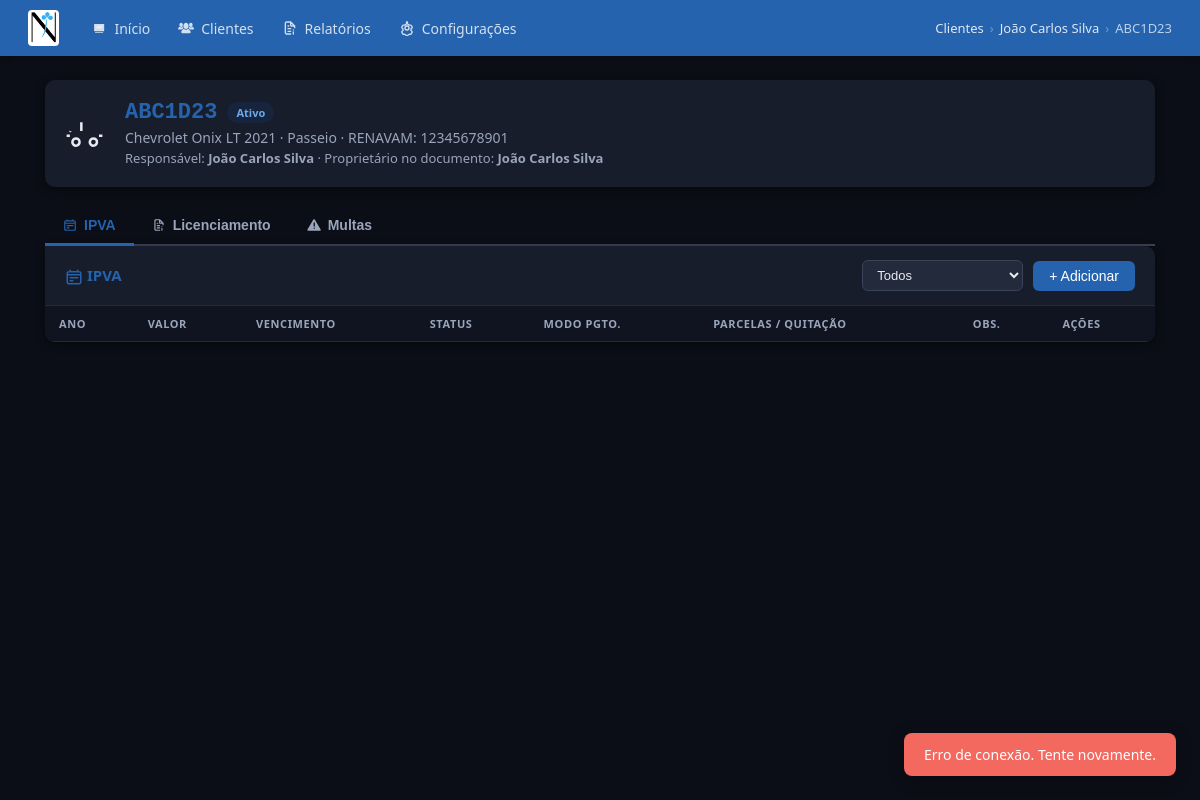
The app's page /veiculos/1/painel with its own data.
### app/models/cliente.py (models this page shows, shortened)
class Cliente(db.Model):
    __tablename__ = "clientes"
    id = db.Column(db.Integer, primary_key=True)
    nome = db.Column(db.String(200), nullable=False)
    cpf = db.Column(db.String(20))
    telefone = db.Column(db.String(30))
    email = db.Column(db.String(100))
    observacao = db.Column(db.Text)
    criado_em = db.Column(db.DateTime, default=datetime.now)
    veiculos = db.relationship("Veiculo", backref="cliente", lazy=True, cascade="all, delete-orphan")
    documentos = db.relationship("Documento", backref="cliente", lazy=True, cascade="all, delete-orphan")

### app/models/veiculo.py (models this page shows)
class Veiculo(db.Model):
    __tablename__ = "veiculos"
    id = db.Column(db.Integer, primary_key=True)
    cliente_id = db.Column(db.Integer, db.ForeignKey("clientes.id"), nullable=False)
    placa = db.Column(db.String(10), nullable=False)
    renavam = db.Column(db.String(20))
    proprietario = db.Column(db.String(200))
    marca_modelo = db.Column(db.String(100))
    situacao = db.Column(db.String(20), default="ativo")
    especie = db.Column(db.String(20), default="passeio")
    observacao = db.Column(db.Text)
    criado_em = db.Column(db.DateTime, default=datetime.now)
    ipva_list = db.relationship("Ipva", backref="veiculo", lazy=True, cascade="all, delete-orphan")
    licenciamentos = db.relationship("Licenciamento", backref="veiculo", lazy=True, cascade="all, delete-orphan")
    multas = db.relationship("Multa", backref="veiculo", lazy=True, cascade="all, delete-orphan")
    def to_dict(self) -> dict:
        return {
            "id": self.id,
            "cliente_id": self.cliente_id,
            "placa": self.placa,
            "renavam": self.renavam or "",
            "proprietario": self.proprietario or "",
            "marca_modelo": self.marca_modelo or "",
            "situacao": self.situacao or "ativo",
            "especie": self.especie or "passeio",
            "observacao": self.observacao or "",
        }

### app/routes/painel.py (the view)
@bp.route("/veiculos/<int:vid>/painel")
def painel(vid):
    v = db.session.get(Veiculo, vid)
    if not v:
        return redirect(url_for("clientes.clientes"))
    cliente = db.session.get(Cliente, v.cliente_id)
    dados = v.to_dict()
    dados["cliente_nome"] = cliente.nome if cliente else ""
    return render_template("painel.html", veiculo=dados)

### app/services/configuracao_service.py (called while the page is built)
    def get(self, chave: str, padrao: Optional[str] = None) -> Optional[str]:
        row = self._session.get(Configuracao, chave)
        if row is not None:
            return row.valor
        return DEFAULTS.get(chave, padrao)

### app/templates/painel.html (shortened to what this page needs)
{% extends "base.html" %}
{% block breadcrumb %}
  <a href="/clientes">Clientes</a><span class="sep">›</span>
  <a href="/clientes/{{ veiculo.cliente_id }}/veiculos">{{ veiculo.cliente_nome }}</a>
  <span class="sep">›</span><span>{{ veiculo.placa }}</span>
{% endblock %}
{% block content %}
<div class="card" style="margin-bottom:20px;">
  <div class="card-body" style="display:flex;align-items:center;gap:20px;flex-wrap:wrap;">
    {{ icon('car','icon icon-xl') }}
    <div style="flex:1;">
      <div style="display:flex;align-items:center;gap:10px;flex-wrap:wrap;">
        <span style="font-size:22px;font-weight:700;font-family:monospace;color:var(--azul);">{{ veiculo.placa }}</span>
        {% if veiculo.situacao == 'ativo' %}<span class="badge badge-ativo">Ativo</span>{% endif %}
      </div>
      <div style="color:var(--sub);font-size:14px;margin-top:3px;">
        {{ veiculo.marca_modelo or '—' }}
        {% if veiculo.especie %} · {{ veiculo.especie.capitalize() }}{% endif %}
        {% if veiculo.renavam %} · RENAVAM: {{ veiculo.renavam }}{% endif %}
      </div>
      <div style="color:var(--sub);font-size:13px;margin-top:2px;">
        Responsável: <strong>{{ veiculo.cliente_nome }}</strong>
        {% if veiculo.proprietario %} · Proprietário no documento: <strong>{{ veiculo.proprietario }}</strong>{% endif %}
      </div>
    </div>
  </div>
</div>
<div class="tabs">
  <button class="tab-btn ativa" data-aba="ipva"          onclick="mudarAba('ipva')">{{ icon('calendar','icon icon-sm') }} IPVA</button>
  <button class="tab-btn"       data-aba="licenciamento" onclick="mudarAba('licenciamento')">{{ icon('file','icon icon-sm') }} Licenciamento</button>
  <button class="tab-btn"       data-aba="multas"        onclick="mudarAba('multas')">{{ icon('warning','icon icon-sm') }} Multas</button>
</div>
<div id="painel-ipva" class="card tab-panel">
  <div class="card-header">
    <h2>{{ icon('calendar') }} IPVA</h2>
    <div style="display:flex;gap:10px;align-items:center;flex-wrap:wrap;">
      <select id="filtro-ipva-status" onchange="carregarIpva()" class="select-filtro">
        <option value="">Todos</option>
      </select>
      <button class="btn btn-primary" onclick="abrirModal('ipva')">+ Adicionar</button>
    </div>
  </div>
  <div class="tabela-wrap">
    <table>
      <thead><tr>
        <th>Ano</th><th>Valor</th><th>Vencimento</th><th>Status</th>
        <th>Modo pgto.</th><th>Parcelas / Quitação</th><th>Obs.</th><th>Ações</th>
      </tr></thead>
    </table>
  </div>
</div>
{% endblock %}

### records on screen
Cliente: cliente_nome "João Carlos Silva"
Veiculo: placa "ABC1D23", marca_modelo "Chevrolet Onix LT 2021", especie "Passeio", renavam "12345678901", proprietario "João Carlos Silva"
